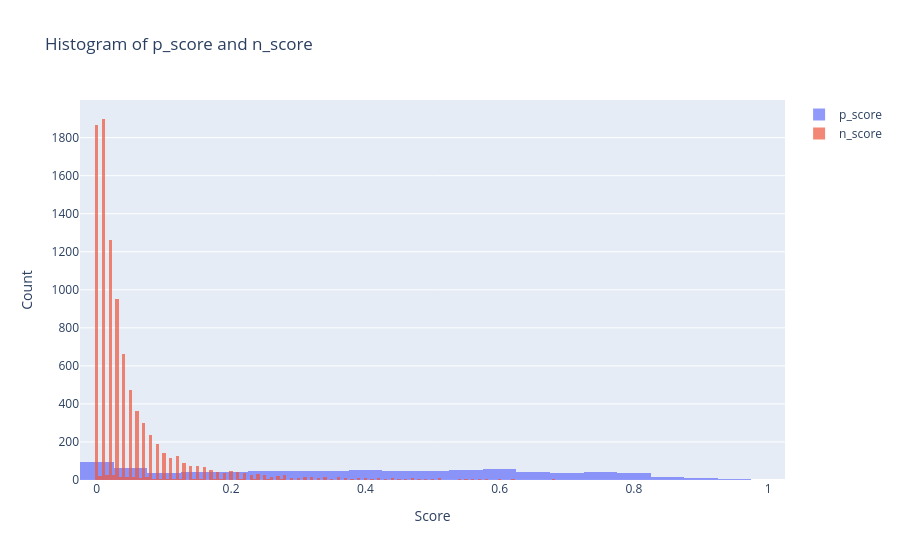

This figure's notebook cell:
### Code cell
p_score, n_score = results_df[results_df['H'] == 1.0].iloc[0][['p_score', 'n_score']]
print(f"p_score: {p_score}, n_score: {n_score}")
plot_histogram(p_score, n_score)

### Figure 1 — Plotly figure (JSON) as saved in the notebook; plotly's stock layout.template omitted (floating-point values rounded to 4 significant figures; data arrays with more than 128 entries replaced by an {"elided": "..."} marker saying what was removed)
{"data": [{"name": "p_score", "opacity": 0.7, "type": "histogram", "x": {"elided": "857 float values"}}, {"name": "n_score", "opacity": 0.7, "type": "histogram", "x": {"elided": "9759 float values"}}], "layout": {"barmode": "overlay", "title": {"text": "Histogram of p_score and n_score"}, "xaxis": {"title": {"text": "Score"}}, "yaxis": {"title": {"text": "Count"}}}}
